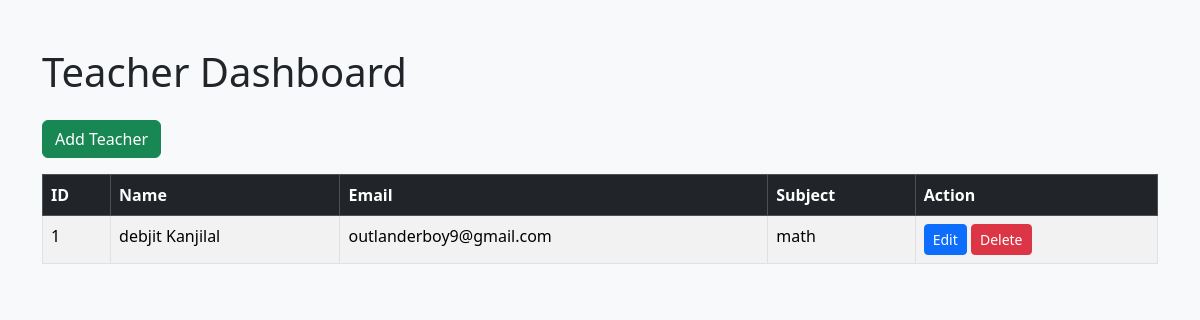
The page /teachers on the database its author committed.
### models.py (models this page shows)
class Teacher(db.Model):
    id = db.Column(db.Integer, primary_key=True)
    name = db.Column(db.String(100), nullable=False)
    email = db.Column(db.String(100), unique=True, nullable=False)
    subject = db.Column(db.String(100), nullable=False)
    password = db.Column(db.String(100), nullable=False)

### app.py (the view)
@app.route("/teachers")
def teachers():
    teachers = Teacher.query.all()
    return render_template(
        "teacher_dashboard.html",
        teachers=teachers
    )

### templates/teacher_dashboard.html (shortened to what this page needs)
<!DOCTYPE html>
<html>
<head>
    <link href="https://cdn.jsdelivr.net/npm/bootstrap@5.3.3/dist/css/bootstrap.min.css" rel="stylesheet">
</head>
<body class="bg-light">
<div class="container mt-5">
    <h1 class="mb-4">Teacher Dashboard</h1>
    <a href="/add_teacher" class="btn btn-success mb-3">
        Add Teacher
    </a>
    <table class="table table-bordered table-striped">
        <thead class="table-dark">
            <tr>
                <th>ID</th>
                <th>Name</th>
                <th>Email</th>
                <th>Subject</th>
                <th>Action</th>
            </tr>
        </thead>
        <tbody>
            {% for teacher in teachers %}
            <tr>
                <td>{{ teacher.id }}</td>
                <td>{{ teacher.name }}</td>
                <td>{{ teacher.email }}</td>
                <td>{{ teacher.subject }}</td>
               <td>
    <a href="/edit_teacher/{{ teacher.id }}"
       class="btn btn-primary btn-sm">
       Edit
    </a>
    <a href="/delete_teacher/{{ teacher.id }}"
       class="btn btn-danger btn-sm">
       Delete
    </a>
</td>
            </tr>
            {% endfor %}
        </tbody>
    </table>
</div>
</body>
</html>

### rows shown on the page
Teacher: id "1", name "debjit Kanjilal", email "outlanderboy9@gmail.com", subject "math"
